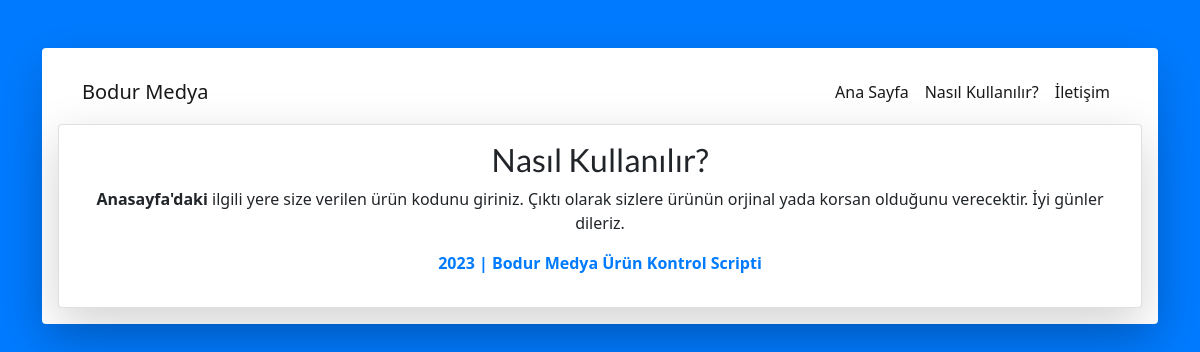
The page /how.php on the database its author committed.
### tables this page shows
CREATE TABLE `ayarlar` (
  `ayarlar_id` int(11) NOT NULL DEFAULT 0,
  `ayarlar_title` varchar(2500) NOT NULL,
  `ayarlar_input` varchar(2500) NOT NULL,
  `ayarlar_btn` varchar(2500) NOT NULL,
  `ayarlar_yazi` varchar(2500) NOT NULL,
  `ayarlar_ornkod` varchar(2500) NOT NULL,
  `ayarlar_footer` varchar(2500) NOT NULL,
  `ayarlar_karakter` varchar(2500) NOT NULL,
  `ayarlar_firma` varchar(1500) NOT NULL
);

CREATE TABLE `how` (
  `how_id` int(11) NOT NULL DEFAULT 0,
  `how_baslik` varchar(2500) NOT NULL,
  `how_yazi` varchar(10000) NOT NULL
);

### how.php (the view, shortened to what this page needs)
<?php
require_once('admin/ayarlar/baglan.php');
$ayarlar=$db->prepare("SELECT * FROM ayarlar where ayarlar_id=:id");
$ayarlar->execute(array(
        'id'=>0
      ));
$ayarlarcek=$ayarlar->fetch(PDO::FETCH_ASSOC);
$how=$db->prepare("SELECT * FROM how where how_id=:id");
$how->execute(array(
        'id'=>0
      ));
$howcek=$how->fetch(PDO::FETCH_ASSOC);
?>
<!doctype html>
<html lang="en">
  <head>
    <link href="css/style.css" rel="stylesheet">
    <link href="css/bootstrap.min.css" rel="stylesheet">
  </head>
  <body class="body">
    <div class="container">
        <div class="row mt-5">
            <div class="col-md-12">
            <div class="shadow-lg p-3 mb-5 bg-body rounded">
            <nav class="navbar navbar-expand-lg navbar-light style="background-color: #ffffff;"">
  <div class="container-fluid">
    <a class="navbar-brand" href="anasayfa"><?php echo $ayarlarcek['ayarlar_firma'] ?></a>
    <div class="collapse navbar-collapse" id="navbarSupportedContent">
      <ul class="navbar-nav ms-auto mb-2 mb-lg-0">
        <li class="nav-item">
          <a class="nav-link active" aria-current="page" href="anasayfa">Ana Sayfa</a>
        </li>
        <li class="nav-item">
          <a class="nav-link active" aria-current="page" href="how">Nasıl Kullanılır?</a>
        </li>
        <li class="nav-item">
          <a class="nav-link active" aria-current="page" href="contact">İletişim</a>
        </li>
      </ul>
    </div>
  </div>
</nav>
            <div class="card shadow-lg mt-1">
  <div class="card-body">
<h2 class="text-center title"><?php echo $howcek['how_baslik'] ?></h2>
<p class="text-center"><?php echo html_entity_decode($howcek['how_yazi']) ?></p>
<p class="text-center footer mt-3"><b><?php echo $ayarlarcek['ayarlar_footer'] ?></b></p>
  </div
</div>
</div>
            </div>
        </div>
    </div>
  </body>
</html>

### css/style.css (style rules this page uses)
.body { background-color: #007bff; }
.title { font-family: 'Lato', sans-serif; }
.footer { color: #007bff; }

### rows shown on the page
ayarlar: ayarlar_firma "Bodur Medya", ayarlar_footer "2023 | Bodur Medya Ürün Kontrol Scripti"
how: how_baslik "Nasıl Kullanılır?", how_yazi "Anasayfa'daki ilgili yere size verilen ürün kodunu giriniz. Çıktı olarak sizlere ürünün orjinal yada korsan olduğunu verecektir. İyi günler dileriz."
